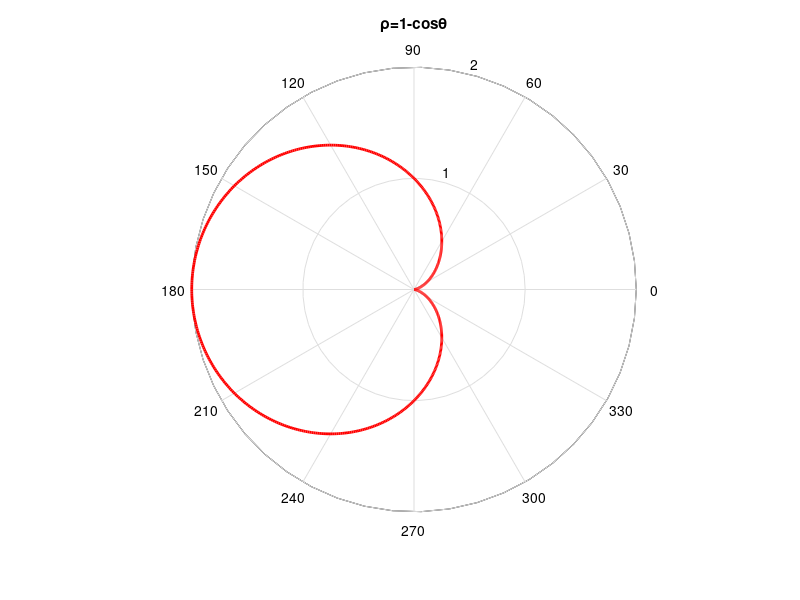

MATLAB code for this plot:
theta=0:0.01:2*pi;
rho=1-cos(theta);
graph = polar(theta, rho, 'r');
axis square;
set(graph, 'LineWidth', 2);
title '\rho=1-cos\theta';